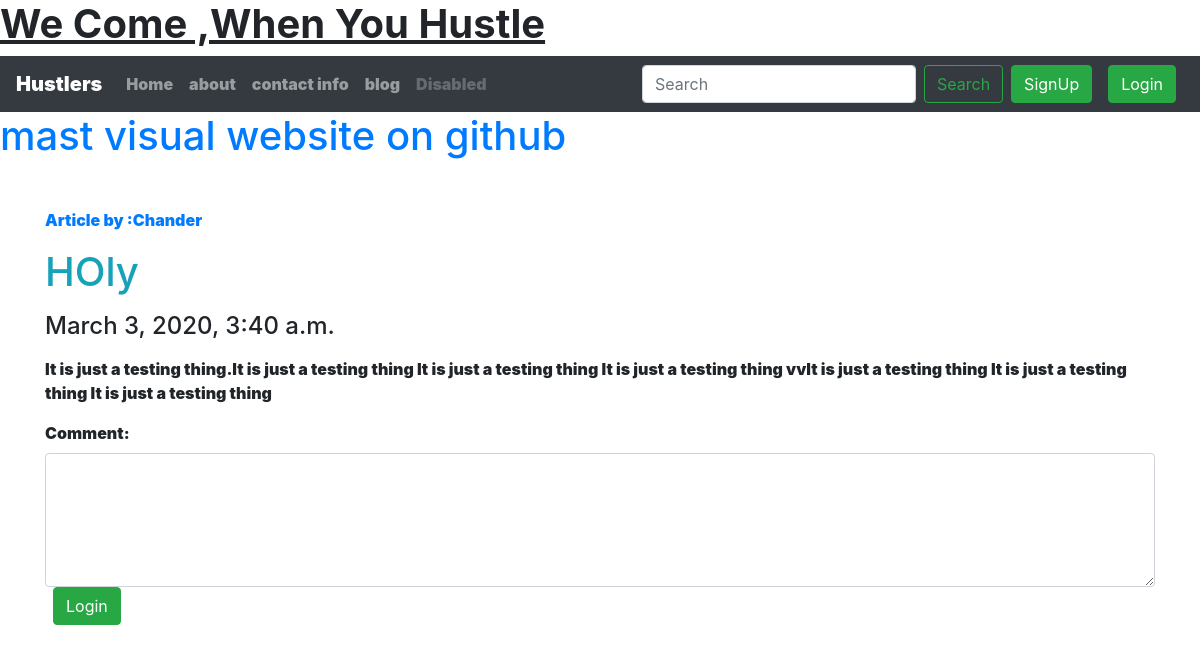
The page /blog/comment on the database its author committed.
### blog/models.py (models this page shows, shortened)
class Post(models.Model):
    author=models.CharField(max_length=200)
    title=models.CharField(max_length=100)
    content=models.TextField(max_length=300)
    timestamp=models.DateTimeField(blank=True)
    slug=models.CharField(max_length=100)

### blog/views.py (the view)
# urls.py: path('<str:slug>', views.blog,name='blog'),
def blog(request,slug):
        post=Post.objects.filter().first()
        context={'post':post}
        return render(request,'blog/blog.html',context)

### template/blog/blog.html (shortened to what this page needs)
{% extends 'new1.html' %}
{% block body %}
<div class="container my-5">
    <p class="text-primary">Article by :{{post.author}}</p>
    <h1><p class="text-info">{{post.title}}</p></h1>
    <h4><p class="blog-post-meta">{{post.timestamp}} </p></h4>
    <p>{{post.content}} </p>
    <form action='/blog/comment' method="POST">
      <div class="form-group">
        <label for="comment">Comment:</label>
        <textarea class="form-control" rows="5" id="comment" name='comment'></textarea>
        {% if user.is_authenticated %}
        <input type="submit" >
        {% else %}
        <button type="button" class="btn btn-success mx-2" data-toggle="modal" data-target="#Login">
          Login
        </button>
        {% endif %}
      </div>
    </form>
  </div>
{% endblock body %}

### rows shown on the page
Post: author "Chander", title "HOly", timestamp "March 3, 2020, 3:40 a.m.", content "It is just a testing thing.It is just a testing thing It is just a testing thing It is just a testing thing vvIt is just a testing thing It is just a testing thing It is just a testing thing"
